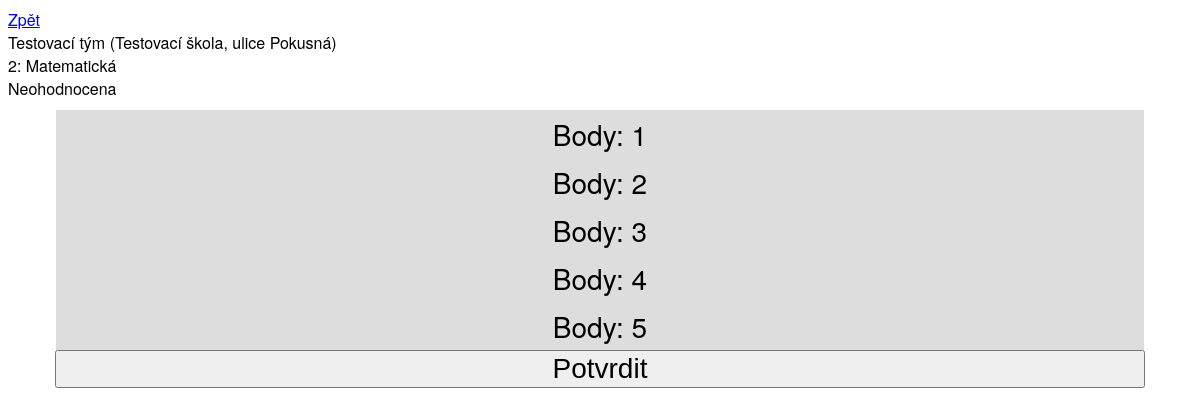
The app's page /judge/team/1/problem/2/ with its own data.
### judge/models.py (models this page shows, shortened)
@total_ordering
class Team(models.Model):
    name = models.CharField(max_length=256)
    school = models.CharField(max_length=256)
    def __str__(self):
        return f'{self.name} ({self.school})'

class Problem(models.Model):
    name = models.CharField(max_length=256, default="")
    number = models.IntegerField()
    def __str__(self):
        return f'{self.number}: {self.name}'

### judge/views.py (the view, shortened to what this page needs)
# urls.py: path("judge/team/<int:team_id>/problem/<int:problem_id>/", views.problem_view, name="problem_view"),
def problem_view(request, team_id, problem_id):
    if request.method == 'GET':
        score = None
        solution = Score.objects.filter(team=team_id, problem=problem_id)
        if len(solution) > 0:
            score = solution[0].points
        context = {
            'team': Team.objects.get(id=team_id),
            'problem': Problem.objects.get(id=problem_id),
            'score': score,
            'options': range(1, 6),
        }
        return render(request, 'judge/problem.html', context)

### judge/templates/judge/problem.html (shortened to what this page needs)
<!DOCTYPE html>
<html lang="en">
<head>
    {% load static %}
    <link rel="stylesheet" href="{% static 'style.css' %}">
</head>
<body>
    <div style="margin-bottom: 10px;">
        <a href="../..">Zpět</a><br />
        {{ team }} <br />
        {{ problem }} <br />
        {% if score == None %}
            Neohodnocena
        {% else %}
            Body: {{ score }}
        {% endif %}
    </div>
    <form action="" method="post" class="center radio-toolbar">
        {% for option in options %}
        <div>
            <label for="{{ option }}">Body: {{ option }}</label>
        </div>
        {% endfor %}
        <input type="submit" value="Potvrdit">
    </form>
</body>
</html>

### judge/static/style.css (style rules this page uses)
body { font-family: "Helvetica Neue", Helvetica, Arial, sans-serif; }
.center { text-align: center; }
.radio-toolbar input[type="submit"] { font-size: 28px; width: 92%; }
.radio-toolbar label { display: inline-block; background-color: #ddd; padding: 4px 11px; font-size: 28px; cursor: pointer; width:90%; }

### records on screen
Team: name+school "Testovací tým (Testovací škola, ulice Pokusná)"
Problem: number+name "2: Matematická"

### other values on screen
{{ option }} "1" "2" "3" "4" "5"
